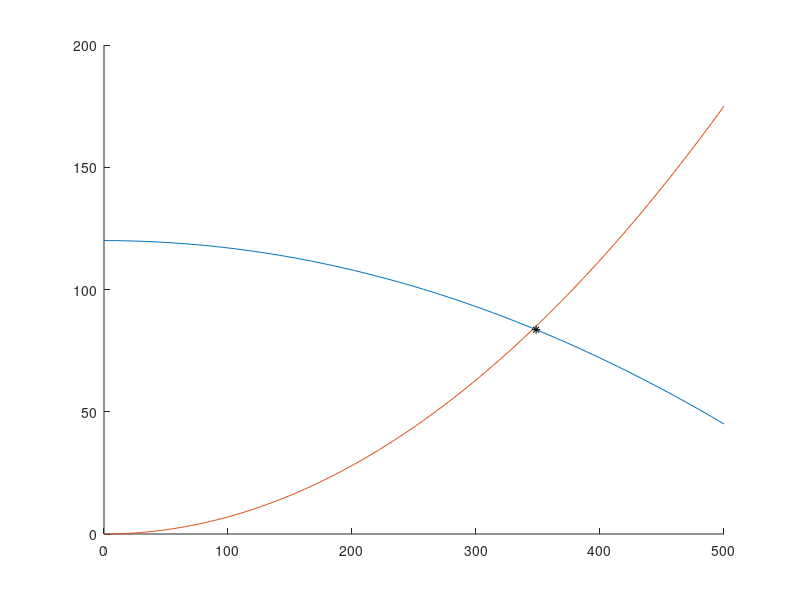
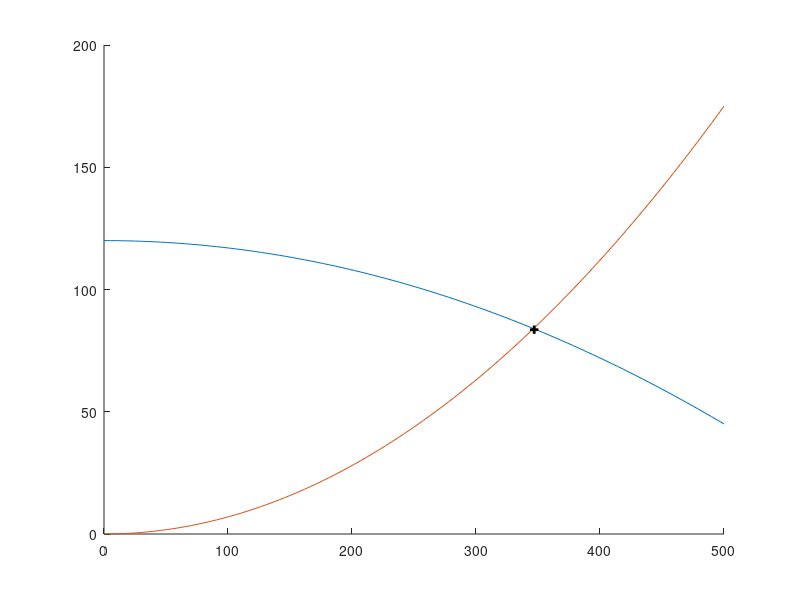

MATLAB code to generate these figures, in order:
clear
close all

%% Part (a)
q = linspace(0, 500);

%% Part (b)
P0 = 120;
aP = 3e-4;
P = P0 - aP*q.^2;

%% Part (c)
% How much voltage needed to push through
aN = 7e-4;
N = aN*q.^2;

%% Part (d)
figure(1)
hold on
plot(q, P)
plot(q, N)


%% Part (e)
e = abs(P-N);

%% Part (f)
plot(q(e == min(e)), P(e == min(e)), 'k*')
% The star is not exactly on the intersection

%% Part (g)
j = find(e == min(e));
q2 = linspace(q(j-1), q(j+1), 200);

%% Part (h)
figure(2)
hold on
plot(q, P)
plot(q, N)
plot(q2(j), P(j), 'k+', 'LineWidth', 2)
